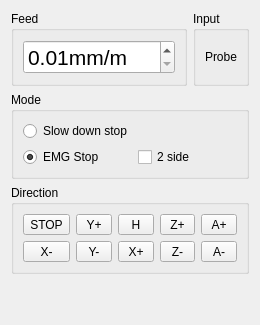
         <widget class="QWidget" name="tab_6">
          <attribute name="title">
           <string>Probe</string>
          </attribute>
          <layout class="QGridLayout" name="gridLayout_28">
           <item row="1" column="0">
            <widget class="QGroupBox" name="groupBox_3">
             <property name="title">
              <string>Feed</string>
             </property>
             <layout class="QGridLayout" name="gridLayout_13">
              <item row="0" column="0">
               <widget class="QDoubleSpinBox" name="sbFtouch">
                <property name="font">
                 <font>
                  <pointsize>16</pointsize>
                 </font>
                </property>
                <property name="prefix">
                 <string/>
                </property>
                <property name="suffix">
                 <string notr="true">mm/m</string>
                </property>
                <property name="minimum">
                 <double>0.010000000000000</double>
                </property>
                <property name="maximum">
                 <double>500.000000000000000</double>
                </property>
               </widget>
              </item>
             </layout>
            </widget>
           </item>
           <item row="2" column="0" colspan="2">
            <widget class="QGroupBox" name="groupBox_8">
             <property name="title">
              <string>Mode</string>
             </property>
             <layout class="QGridLayout" name="gridLayout_14">
              <item row="0" column="0">
               <layout class="QGridLayout" name="gridLayout_7">
                <item row="0" column="0">
                 <widget class="QRadioButton" name="rbProbeSD">
                  <property name="enabled">
                   <bool>true</bool>
                  </property>
                  <property name="text">
                   <string>Slow down stop</string>
                  </property>
                  <attribute name="buttonGroup">
                   <string notr="true">buttonGroup</string>
                  </attribute>
                 </widget>
                </item>
                <item row="1" column="1">
                 <widget class="QCheckBox" name="cbDSide">
                  <property name="text">
                   <string>2 side</string>
                  </property>
                 </widget>
                </item>
                <item row="1" column="0">
                 <widget class="QRadioButton" name="rbProbeSD_2">
                  <property name="enabled">
                   <bool>true</bool>
                  </property>
                  <property name="text">
                   <string>EMG Stop</string>
                  </property>
                  <property name="checked">
                   <bool>true</bool>
                  </property>
                  <attribute name="buttonGroup">
                   <string notr="true">buttonGroup</string>
                  </attribute>
                 </widget>
                </item>
               </layout>
              </item>
             </layout>
            </widget>
           </item>
           <item row="1" column="1">
            <widget class="QGroupBox" name="groupBox_4">
             <property name="title">
              <string>Input</string>
             </property>
             <layout class="QGridLayout" name="gridLayout_24">
              <item row="0" column="0">
               <widget class="QLabel" name="labelInProbe">
                <property name="sizePolicy">
                 <sizepolicy hsizetype="Expanding" vsizetype="Preferred">
                  <horstretch>0</horstretch>
                  <verstretch>0</verstretch>
                 </sizepolicy>
                </property>
                <property name="baseSize">
                 <size>
                  <width>6</width>
                  <height>0</height>
                 </size>
                </property>
                <property name="text">
                 <string>Probe</string>
                </property>
                <property name="alignment">
                 <set>Qt::AlignLeading|Qt::AlignLeft|Qt::AlignVCenter</set>
                </property>
               </widget>
              </item>
             </layout>
            </widget>
           </item>
           <item row="3" column="0" colspan="2">
            <widget class="QGroupBox" name="groupBox">
             <property name="title">
              <string>Direction</string>
             </property>
             <layout class="QGridLayout" name="gridLayout_10">
              <item row="0" column="0">
               <layout class="QGridLayout" name="gridLayout_9">
                <item row="1" column="2">
                 <widget class="QToolButton" name="pbPlusProbeX">
                  <property name="sizePolicy">
                   <sizepolicy hsizetype="Preferred" vsizetype="Preferred">
                    <horstretch>0</horstretch>
                    <verstretch>0</verstretch>
                   </sizepolicy>
                  </property>
                  <property name="minimumSize">
                   <size>
                    <width>0</width>
                    <height>0</height>
                   </size>
                  </property>
                  <property name="text">
                   <string notr="true">X+</string>
                  </property>
                  <property name="shortcut">
                   <string/>
                  </property>
                 </widget>
                </item>
                <item row="1" column="1">
                 <widget class="QToolButton" name="pbMinusProbeY">
                  <property name="sizePolicy">
                   <sizepolicy hsizetype="Preferred" vsizetype="Preferred">
                    <horstretch>0</horstretch>
                    <verstretch>0</verstretch>
                   </sizepolicy>
                  </property>
                  <property name="minimumSize">
                   <size>
                    <width>0</width>
                    <height>0</height>
                   </size>
                  </property>
                  <property name="text">
                   <string notr="true">Y-</string>
                  </property>
                 </widget>
                </item>
                <item row="1" column="0">
                 <widget class="QToolButton" name="pbMinusProbeX">
                  <property name="sizePolicy">
                   <sizepolicy hsizetype="Preferred" vsizetype="Preferred">
                    <horstretch>0</horstretch>
                    <verstretch>0</verstretch>
                   </sizepolicy>
                  </property>
                  <property name="minimumSize">
                   <size>
                    <width>0</width>
                    <height>0</height>
                   </size>
                  </property>
                  <property name="text">
                   <string notr="true">X-</string>
                  </property>
                 </widget>
                </item>
                <item row="1" column="3">
                 <widget class="QToolButton" name="pbMinusProbeZ">
                  <property name="sizePolicy">
                   <sizepolicy hsizetype="Preferred" vsizetype="Preferred">
                    <horstretch>0</horstretch>
                    <verstretch>0</verstretch>
                   </sizepolicy>
                  </property>
                  <property name="minimumSize">
                   <size>
                    <width>0</width>
                    <height>0</height>
                   </size>
                  </property>
                  <property name="text">
                   <string notr="true">Z-</string>
                  </property>
                 </widget>
                </item>
                <item row="0" column="1">
                 <widget class="QToolButton" name="pbPlusProbeY">
                  <property name="sizePolicy">
                   <sizepolicy hsizetype="Preferred" vsizetype="Preferred">
                    <horstretch>0</horstretch>
                    <verstretch>0</verstretch>
                   </sizepolicy>
                  </property>
                  <property name="minimumSize">
                   <size>
                    <width>0</width>
                    <height>0</height>
                   </size>
                  </property>
                  <property name="text">
                   <string notr="true">Y+</string>
                  </property>
                 </widget>
                </item>
                <item row="0" column="4">
                 <widget class="QToolButton" name="pbPlusProbeA">
                  <property name="sizePolicy">
                   <sizepolicy hsizetype="Preferred" vsizetype="Preferred">
                    <horstretch>0</horstretch>
                    <verstretch>0</verstretch>
                   </sizepolicy>
                  </property>
                  <property name="minimumSize">
                   <size>
                    <width>0</width>
                    <height>0</height>
                   </size>
                  </property>
                  <property name="text">
                   <string notr="true">A+</string>
                  </property>
                 </widget>
                </item>
                <item row="1" column="4">
                 <widget class="QToolButton" name="pbMinusProbeA">
                  <property name="sizePolicy">
                   <sizepolicy hsizetype="Preferred" vsizetype="Preferred">
                    <horstretch>0</horstretch>
                    <verstretch>0</verstretch>
                   </sizepolicy>
                  </property>
                  <property name="minimumSize">
                   <size>
                    <width>0</width>
                    <height>0</height>
                   </size>
                  </property>
                  <property name="text">
                   <string notr="true">A-</string>
                  </property>
                 </widget>
                </item>
                <item row="0" column="3">
                 <widget class="QToolButton" name="pbPlusProbeZ">
                  <property name="sizePolicy">
                   <sizepolicy hsizetype="Preferred" vsizetype="Preferred">
                    <horstretch>0</horstretch>
                    <verstretch>0</verstretch>
                   </sizepolicy>
                  </property>
                  <property name="minimumSize">
                   <size>
                    <width>0</width>
                    <height>0</height>
                   </size>
                  </property>
                  <property name="text">
                   <string notr="true">Z+</string>
                  </property>
                 </widget>
                </item>
                <item row="0" column="2">
                 <widget class="QToolButton" name="pbMinusProbeH">
                  <property name="sizePolicy">
                   <sizepolicy hsizetype="Preferred" vsizetype="Preferred">
                    <horstretch>0</horstretch>
                    <verstretch>0</verstretch>
                   </sizepolicy>
                  </property>
                  <property name="minimumSize">
                   <size>
                    <width>0</width>
                    <height>0</height>
                   </size>
                  </property>
                  <property name="text">
                   <string notr="true">H</string>
                  </property>
                  <property name="icon">
                   <iconset resource="image.qrc">
                    <normaloff>:/data/icons/H.png</normaloff>:/data/icons/H.png</iconset>
                  </property>
                  <property name="iconSize">
                   <size>
                    <width>32</width>
                    <height>32</height>
                   </size>
                  </property>
                 </widget>
                </item>
                <item row="0" column="0">
                 <widget class="QToolButton" name="pbStopTouch">
                  <property name="sizePolicy">
                   <sizepolicy hsizetype="Preferred" vsizetype="Preferred">
                    <horstretch>0</horstretch>
                    <verstretch>0</verstretch>
                   </sizepolicy>
                  </property>
                  <property name="minimumSize">
                   <size>
                    <width>0</width>
                    <height>0</height>
                   </size>
                  </property>
                  <property name="text">
                   <string notr="true">STOP</string>
                  </property>
                  <property name="shortcut">
                   <string>Space</string>
                  </property>
                 </widget>
                </item>
               </layout>
              </item>
             </layout>
            </widget>
           </item>
           <item row="4" column="1">
            <spacer name="verticalSpacer_3">
             <property name="orientation">
              <enum>Qt::Vertical</enum>
             </property>
             <property name="sizeHint" stdset="0">
              <size>
               <width>20</width>
               <height>40</height>
              </size>
             </property>
            </spacer>
           </item>
          </layout>
         </widget>
